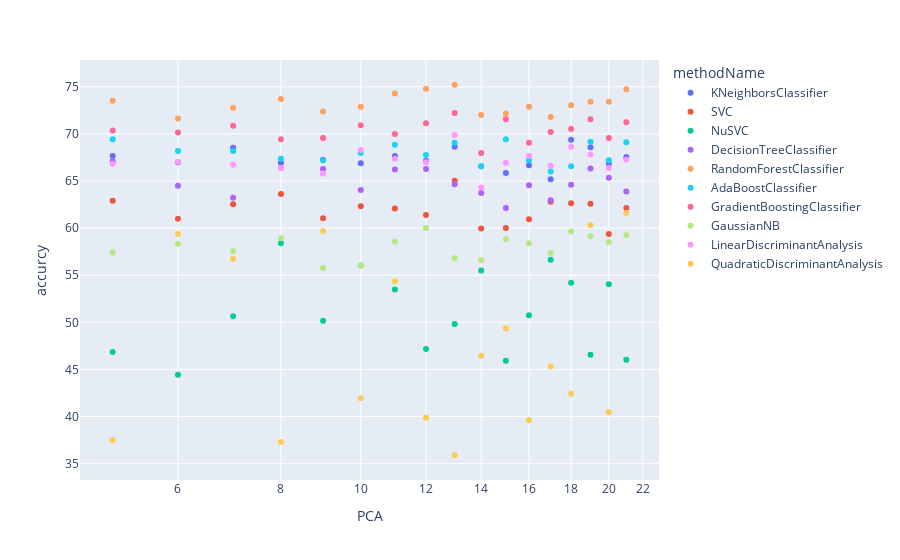

Notebook cell for this chart:
### Code cell
import plotly.express as px
# df = px.data.gapminder()
fig = px.scatter(ax, x="PCA", y="accurcy", color="methodName" , log_x=True, size_max=60)
fig.show()

### Figure 1 — Plotly figure (JSON) as saved in the notebook; plotly's stock layout.template omitted (floating-point values rounded to 4 significant figures)
{"data": [{"hovertemplate": "methodName=KNeighborsClassifier<br>PCA=%{x}<br>accurcy=%{y}<extra></extra>", "legendgroup": "KNeighborsClassifier", "marker": {"color": "#636efa", "symbol": "circle"}, "mode": "markers", "name": "KNeighborsClassifier", "orientation": "v", "showlegend": true, "type": "scatter", "x": [5, 6, 7, 8, 9, 10, 11, 12, 13, 14, 15, 16, 17, 18, 19, 20, 21], "xaxis": "x", "y": [67.65, 66.99, 68.52, 66.94, 67.27, 66.88, 67.65, 67.16, 68.63, 66.56, 65.85, 66.67, 65.2, 69.39, 68.57, 66.83, 67.54], "yaxis": "y"}, {"hovertemplate": "methodName=SVC<br>PCA=%{x}<br>accurcy=%{y}<extra></extra>", "legendgroup": "SVC", "marker": {"color": "#EF553B", "symbol": "circle"}, "mode": "markers", "name": "SVC", "orientation": "v", "showlegend": true, "type": "scatter", "x": [5, 6, 7, 8, 9, 10, 11, 12, 13, 14, 15, 16, 17, 18, 19, 20, 21], "xaxis": "x", "y": [62.91, 61.0, 62.53, 63.62, 61.06, 62.31, 62.09, 61.38, 65.03, 59.97, 60.02, 60.95, 62.8, 62.64, 62.58, 59.37, 62.15], "yaxis": "y"}, {"hovertemplate": "methodName=NuSVC<br>PCA=%{x}<br>accurcy=%{y}<extra></extra>", "legendgroup": "NuSVC", "marker": {"color": "#00cc96", "symbol": "circle"}, "mode": "markers", "name": "NuSVC", "orientation": "v", "showlegend": true, "type": "scatter", "x": [5, 6, 7, 8, 9, 10, 11, 12, 13, 14, 15, 16, 17, 18, 19, 20, 21], "xaxis": "x", "y": [46.84, 44.44, 50.65, 58.39, 50.16, 56.05, 53.49, 47.17, 49.84, 55.5, 45.92, 50.76, 56.64, 54.19, 46.57, 54.03, 46.02], "yaxis": "y"}, {"hovertemplate": "methodName=DecisionTreeClassifier<br>PCA=%{x}<br>accurcy=%{y}<extra></extra>", "legendgroup": "DecisionTreeClassifier", "marker": {"color": "#ab63fa", "symbol": "circle"}, "mode": "markers", "name": "DecisionTreeClassifier", "orientation": "v", "showlegend": true, "type": "scatter", "x": [5, 6, 7, 8, 9, 10, 11, 12, 13, 14, 15, 16, 17, 18, 19, 20, 21], "xaxis": "x", "y": [67.1, 64.49, 63.24, 66.39, 66.29, 64.05, 66.23, 66.29, 64.65, 63.73, 62.15, 64.54, 62.96, 64.6, 66.34, 65.36, 63.89], "yaxis": "y"}, {"hovertemplate": "methodName=RandomForestClassifier<br>PCA=%{x}<br>accurcy=%{y}<extra></extra>", "legendgroup": "RandomForestClassifier", "marker": {"color": "#FFA15A", "symbol": "circle"}, "mode": "markers", "name": "RandomForestClassifier", "orientation": "v", "showlegend": true, "type": "scatter", "x": [5, 6, 7, 8, 9, 10, 11, 12, 13, 14, 15, 16, 17, 18, 19, 20, 21], "xaxis": "x", "y": [73.53, 71.62, 72.77, 73.69, 72.39, 72.88, 74.29, 74.78, 75.22, 72.0, 72.17, 72.88, 71.79, 73.04, 73.42, 73.42, 74.73], "yaxis": "y"}, {"hovertemplate": "methodName=AdaBoostClassifier<br>PCA=%{x}<br>accurcy=%{y}<extra></extra>", "legendgroup": "AdaBoostClassifier", "marker": {"color": "#19d3f3", "symbol": "circle"}, "mode": "markers", "name": "AdaBoostClassifier", "orientation": "v", "showlegend": true, "type": "scatter", "x": [5, 6, 7, 8, 9, 10, 11, 12, 13, 14, 15, 16, 17, 18, 19, 20, 21], "xaxis": "x", "y": [69.44, 68.19, 68.19, 67.37, 67.21, 67.97, 68.85, 67.76, 69.06, 66.56, 69.44, 67.21, 66.01, 66.56, 69.17, 67.21, 69.12], "yaxis": "y"}, {"hovertemplate": "methodName=GradientBoostingClassifier<br>PCA=%{x}<br>accurcy=%{y}<extra></extra>", "legendgroup": "GradientBoostingClassifier", "marker": {"color": "#FF6692", "symbol": "circle"}, "mode": "markers", "name": "GradientBoostingClassifier", "orientation": "v", "showlegend": true, "type": "scatter", "x": [5, 6, 7, 8, 9, 10, 11, 12, 13, 14, 15, 16, 17, 18, 19, 20, 21], "xaxis": "x", "y": [70.37, 70.15, 70.86, 69.44, 69.55, 70.92, 69.99, 71.13, 72.22, 67.97, 71.57, 69.06, 70.21, 70.53, 71.57, 69.55, 71.24], "yaxis": "y"}, {"hovertemplate": "methodName=GaussianNB<br>PCA=%{x}<br>accurcy=%{y}<extra></extra>", "legendgroup": "GaussianNB", "marker": {"color": "#B6E880", "symbol": "circle"}, "mode": "markers", "name": "GaussianNB", "orientation": "v", "showlegend": true, "type": "scatter", "x": [5, 6, 7, 8, 9, 10, 11, 12, 13, 14, 15, 16, 17, 18, 19, 20, 21], "xaxis": "x", "y": [57.41, 58.33, 57.57, 58.93, 55.77, 56.05, 58.55, 60.02, 56.81, 56.59, 58.82, 58.39, 57.35, 59.64, 59.15, 58.5, 59.26], "yaxis": "y"}, {"hovertemplate": "methodName=LinearDiscriminantAnalysis<br>PCA=%{x}<br>accurcy=%{y}<extra></extra>", "legendgroup": "LinearDiscriminantAnalysis", "marker": {"color": "#FF97FF", "symbol": "circle"}, "mode": "markers", "name": "LinearDiscriminantAnalysis", "orientation": "v", "showlegend": true, "type": "scatter", "x": [5, 6, 7, 8, 9, 10, 11, 12, 13, 14, 15, 16, 17, 18, 19, 20, 21], "xaxis": "x", "y": [66.83, 67.05, 66.72, 66.39, 65.8, 68.3, 67.37, 66.99, 69.88, 64.32, 66.94, 67.65, 66.61, 68.63, 67.81, 66.39, 67.27], "yaxis": "y"}, {"hovertemplate": "methodName=QuadraticDiscriminantAnalysis<br>PCA=%{x}<br>accurcy=%{y}<extra></extra>", "legendgroup": "QuadraticDiscriminantAnalysis", "marker": {"color": "#FECB52", "symbol": "circle"}, "mode": "markers", "name": "QuadraticDiscriminantAnalysis", "orientation": "v", "showlegend": true, "type": "scatter", "x": [5, 6, 7, 8, 9, 10, 11, 12, 13, 14, 15, 16, 17, 18, 19, 20, 21], "xaxis": "x", "y": [37.47, 59.37, 56.75, 37.31, 59.69, 41.94, 54.36, 39.87, 35.89, 46.46, 49.35, 39.6, 45.32, 42.43, 60.29, 40.47, 61.6], "yaxis": "y"}], "layout": {"legend": {"title": {"text": "methodName"}, "tracegroupgap": 0}, "margin": {"t": 60}, "xaxis": {"anchor": "y", "domain": [0, 1], "title": {"text": "PCA"}, "type": "log"}, "yaxis": {"anchor": "x", "domain": [0, 1], "title": {"text": "accurcy"}}}}
